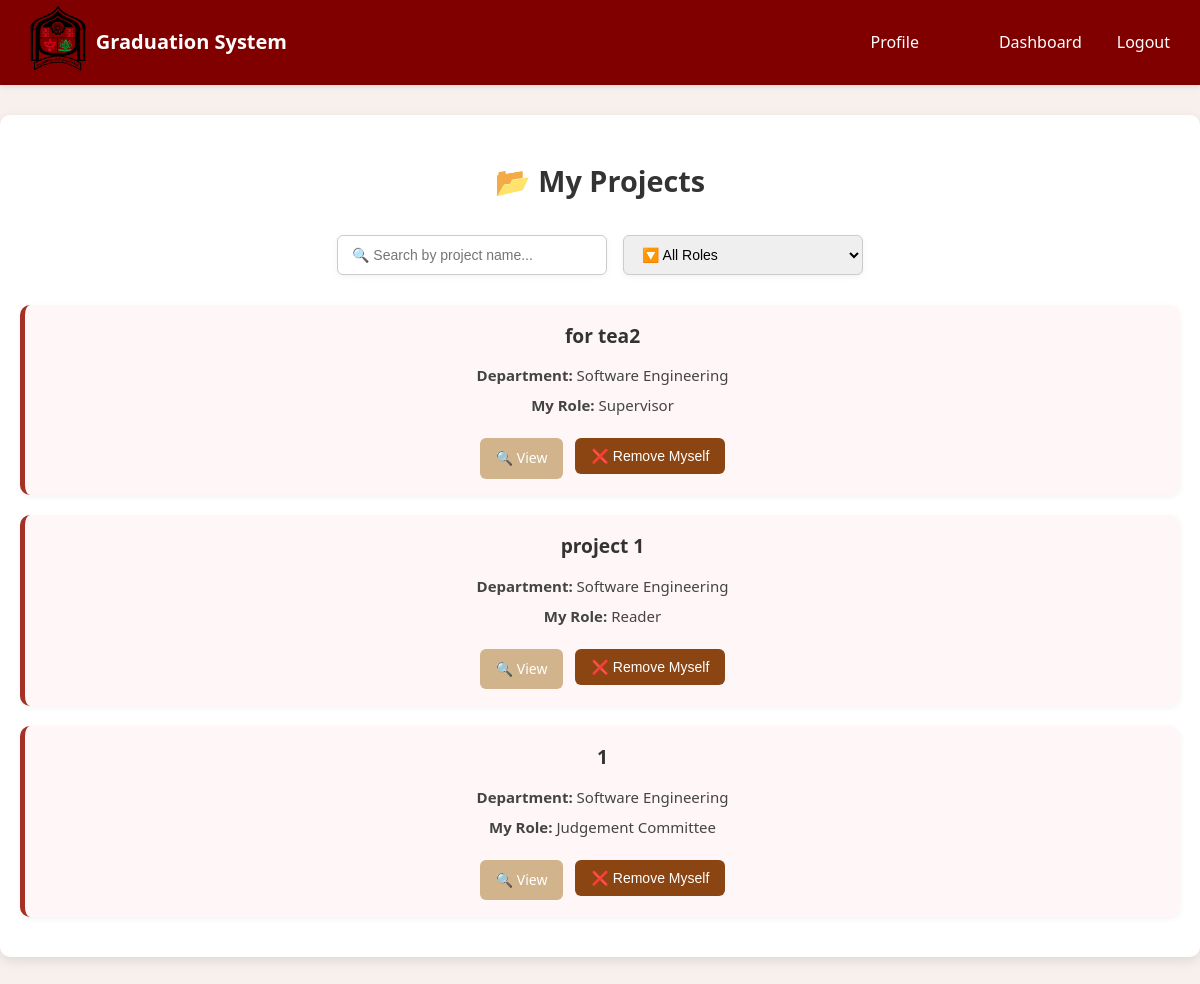
The page /api/project/project/teacher/ (signed in) on the database its author committed.
### project/models.py (models this page shows, shortened)
class Project(models.Model):
    name = models.CharField(max_length=200)
    description = models.TextField(blank=True, null=True)
    academic_year = models.CharField(max_length=20, blank=True, null=True)
    team_member_count = models.IntegerField(null=True)
    field = models.CharField(max_length=200, blank=True, null=True)
    department = models.ForeignKey(Department, on_delete=models.SET_NULL, blank=True, null=True)
    duration = models.IntegerField(blank=True, null=True)
    proposal = models.OneToOneField(ProjectProposal, on_delete=models.SET_NULL, blank=True, null=True, related_name='accepted_project')
    research_file = models.FileField(upload_to='research_files/', blank=True, null=True)
    show_research_to_students = models.BooleanField(default=False)
    supervisor = models.ForeignKey('users.Supervisor', on_delete=models.SET_NULL, null=True, blank=True, related_name='projects')
    coordinator = models.ForeignKey('users.Coordinator', on_delete=models.SET_NULL, null=True, blank=True, related_name='projects')

### university/models.py (models this page shows, shortened)
class Department(models.Model):
    college = models.ForeignKey(College, on_delete=models.CASCADE, related_name='departments')
    name = models.CharField(max_length=200)

### users/models.py (models this page shows, shortened)
class Role(models.Model):
    name = models.CharField(max_length=50, unique=True)

### project/views.py (the view)
# urls.py: path("project/teacher/", views.teacher_projects_page, name="teacher_projects"),
@login_required
def teacher_projects_page(request):
    user = request.user
    if not is_teacher(user):
        return redirect("home")
    print("🔍 Logged in teacher:", user.username, "| ID:", user.id)
    memberships = ProjectMembership.objects.select_related(
        "project", "role", "project__department"
    ).filter(user_id=user.id)
    print(f"🔎 Total memberships found: {memberships.count()}")
    projects = []
    for membership in memberships:
        if membership.project:
            project = membership.project
            project.my_role = membership.role.name if membership.role else "Unassigned"
            print("➡️ Project found:", project.name, "| Role:", project.my_role)
            projects.append(project)
    if not projects:
        print("⚠️ No projects found despite existing membership. Possible issue with role or project link.")
    print(f"📦 Total projects to render: {len(projects)}")
    return render(request, "project/teacher_projects.html", {
        "projects": projects
    })

### notifications/context_processors.py (called while the page is built)
def unread_notifications_count(request):
    if request.user.is_authenticated:
        count = Notification.objects.filter(recipient=request.user, read=False).count()
        return {'unread_notifications_count': count}
    return {'unread_notifications_count': 0}

### users/services.py (called while the page is built)
def is_teacher(user):
    return not any([
        hasattr(user, 'student'),
        hasattr(user, 'coordinator'),
        hasattr(user, 'admin'),
        user.is_superuser,
    ])

### templates/project/teacher_projects.html (shortened to what this page needs)
{% extends "base.html" %}
{% load static %}
{% block head %}
<link rel="stylesheet" href="{% static 'css/project/teacher_projects.css' %}">
{% endblock %}
{% block content %}
{% include "navbar.html" %}
<div class="container">
    <h2>📂 My Projects</h2>
    <div class="search-filter-bar">
        <input type="text" id="search-input" placeholder="🔍 Search by project name..." />
        <select id="role-filter">
            <option value="">🔽 All Roles</option>
        </select>
    </div>
    <div id="project-list">
        {% if projects %}
            {% for project in projects %}
            <div class="project-card" data-name="{{ project.name|lower }}" data-role="{{ project.my_role|lower }}">
                    <h4>{{ project.name }}</h4>
                    <p><strong>Department:</strong> {{ project.department.name }}</p>
                    <p><strong>My Role:</strong> {{ project.my_role }}</p>
                    <div class="action-buttons">
                        <a href="{% url 'project-detail' project.id %}" class="btn btn-edit view-project-btn" data-project-id="{{ project.id }}">🔍 View</a>
                        <form class="project-leave-form" method="POST" action="/api/project/available/{{ project.id }}/" data-project-id="{{ project.id }}">
                            <button class="btn btn-delete">❌ Remove Myself</button>
                        </form>
                    </div>
                </div>
            {% endfor %}
        {% else %}
            <p>You are not enrolled in any projects yet.</p>
        {% endif %}
    </div>
</div>
{% endblock %}

### static/css/style.css (style rules this page uses)
body { font-family: 'Segoe UI', Tahoma, Geneva, Verdana, sans-serif; margin: 0px; padding: 0; background-color: #f7f0ed; color: #333; line-height: 1.6; }
:root { --button-color: #a63026; --button-hover-color: #681e18; --button-text-color: white; --button-disabled-color: #cccccc; }
button { background-color: var(--button-color); color: var(--button-text-color); padding: 10px 20px; border: none; border-radius: 5px; font-size: 16px; cursor: pointer; transition: background-color 0.3s ease; margin: 5px 0; }
.btn-edit { background-color: #d2b48c; color: white; }
.btn-delete { background-color: #8b4513; color: white; }

### static/css/project/teacher_projects.css (style rules this page uses)
.container { max-width: 1200px; margin: 30px auto; padding: 20px; background: #ffffff; border-radius: 10px; box-shadow: 0 4px 12px rgba(0, 0, 0, 0.1); text-align: center; }
h2 { color: #333; margin-bottom: 30px; font-size: 1.8rem; text-align: center; }
.project-card { background-color: #fff7f7; border-left: 5px solid #a63026; padding: 16px 20px; margin-bottom: 20px; border-radius: 10px; box-shadow: 0 2px 6px rgba(0, 0, 0, 0.05); transition: box-shadow 0.3s ease, transform 0.2s ease; line-height: 1.6; }
.project-card h4 { margin: 0 0 12px; font-size: 1.2rem; }
.project-card p { margin: 6px 0; font-size: 15px; color: #444; }
.search-filter-bar { display: flex; justify-content: center; flex-wrap: wrap; gap: 16px; margin-bottom: 30px; }
.search-filter-bar input[type="text"], .search-filter-bar select { padding: 10px 14px; font-size: 14px; border: 1px solid #ccc; border-radius: 6px; width: 240px; max-width: 100%; box-shadow: 0 2px 6px rgba(0, 0, 0, 0.05); transition: border-color 0.2s ease, box-shadow 0.2s ease; }
.action-buttons { margin-top: 16px; display: flex; flex-wrap: wrap; gap: 12px; justify-content: center; }
.btn { padding: 10px 16px; border-radius: 6px; border: none; cursor: pointer; transition: background-color 0.3s ease; font-size: 14px; text-decoration: none; display: inline-block; }
.view-project-btn { padding: 9px 16px; height: 20%; margin-top: 5px; }

### rows shown on the page
Project: name "for tea2", department.name "Software Engineering", my_role "Supervisor"
Project: name "project 1", department.name "Software Engineering", my_role "Reader"
Project: name "1", department.name "Software Engineering", my_role "Judgement Committee"
